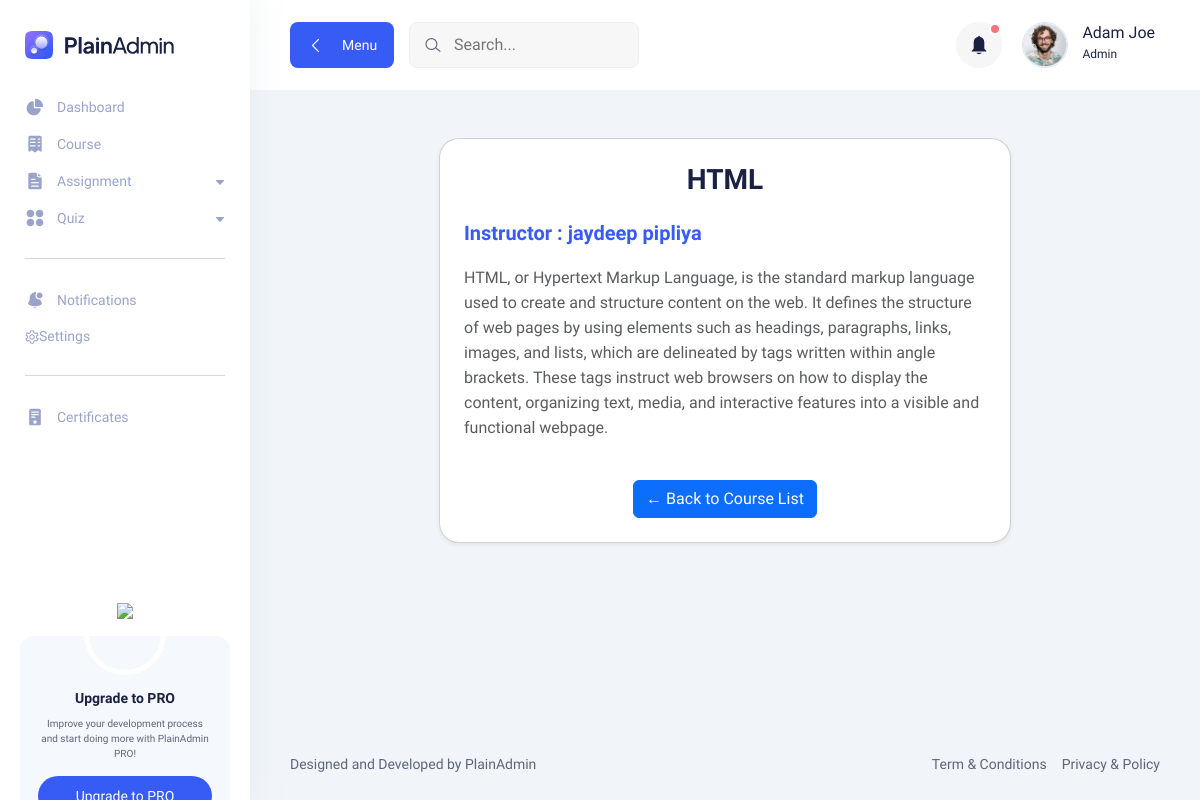
Before: /course_detail/7/ with the older database file.
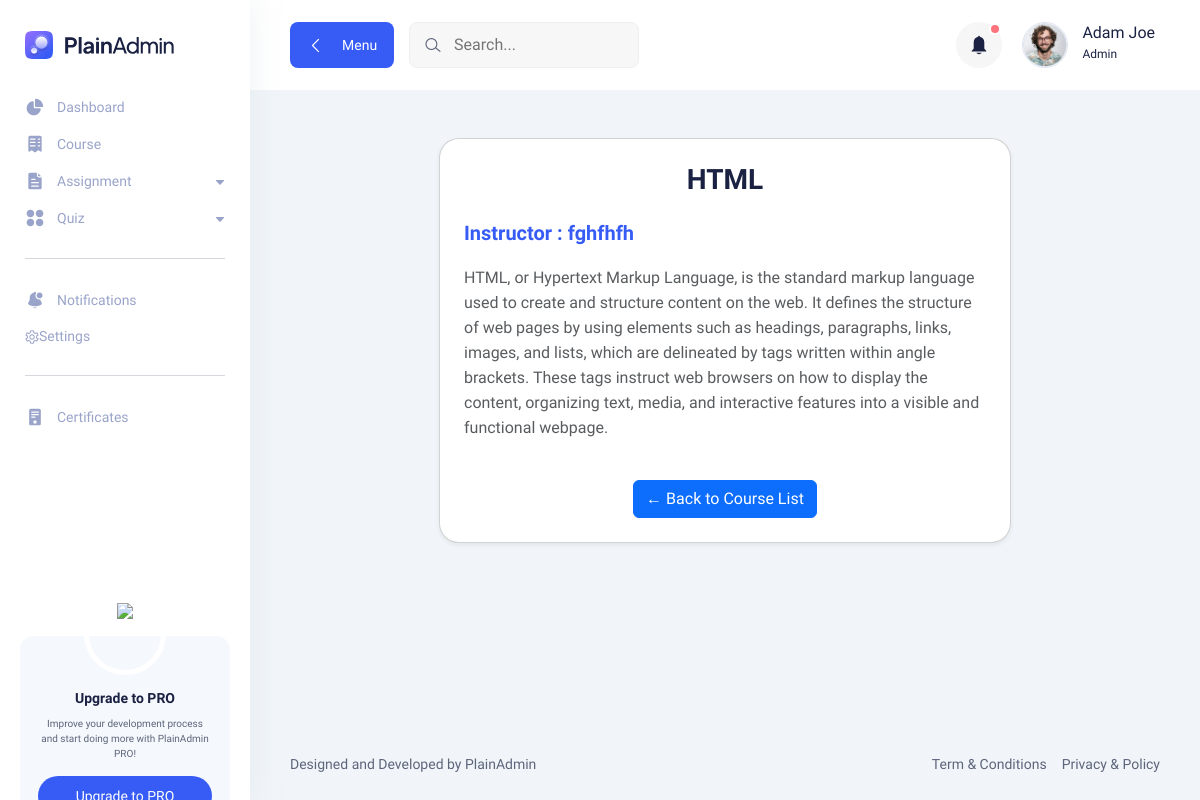
After: the same page with the newer database file.
### learning_hub_app/models.py (models this page shows, shortened)
class Course(models.Model):
    title = models.CharField(max_length=200)
    description = models.TextField(default="")
    instructor = models.CharField(max_length=50)

### learning_hub_app/views.py (the view)
# urls.py: path("course_detail/<int:id>/", course_detail, name='course_detail'),
def course_detail(request,id):
    one_course = get_object_or_404(Course, id=id)
    return render(request,'teacher/course_detail.html',{'d':one_course})

### learning_hub_app/templates/teacher/course_detail.html (shortened to what this page needs)
{% extends 'teacher/basefile.html' %}
{% block body %}
<div class="container-fluid mt-5">
  <div class="row justify-content-center">
    <div class="col-md-8">
      <div class="card shadow-sm p-4" style="border-radius: 20px; background: #fff;">
        <h2 class="text-center fw-bold mb-4">{{ d.title }}</h2>
        <div class="mb-3">
          <h4 class="text-primary mb-1">Instructor :   {{ d.instructor }}</h4>
        </div>
        <div class="mb-3">
         <p class="text-muted">{{ d.description }}</p>
        </div>
        <div class="text-center mt-4">
          <a href="{% url 'courses_list' %}" class="btn btn-primary">
            ← Back to Course List
          </a>
        </div>
      </div>
    </div>
  </div>
</div>
{% endblock %}

Changed rows visible on the page:
changed Course "HTML": instructor "jaydeep pipliya" → "fghfhfh"
